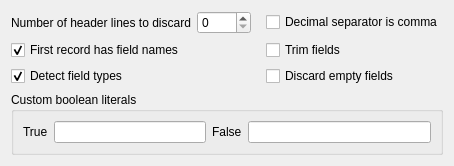
        <widget class="QgsCollapsibleGroupBox" name="recordOptionsGroupBox" native="true">
         <property name="sizePolicy">
          <sizepolicy hsizetype="Preferred" vsizetype="Fixed">
           <horstretch>0</horstretch>
           <verstretch>0</verstretch>
          </sizepolicy>
         </property>
         <property name="title" stdset="0">
          <string>Record and Fields Options</string>
         </property>
         <property name="collapsed" stdset="0">
          <bool>true</bool>
         </property>
         <layout class="QGridLayout" name="gridLayout_4">
          <item row="1" column="1">
           <widget class="QCheckBox" name="cbxTrimFields">
            <property name="toolTip">
             <string>Trim leading and trailing spaces from fields</string>
            </property>
            <property name="statusTip">
             <string>Trim leading and trailing spaces from fields</string>
            </property>
            <property name="text">
             <string>Trim fields</string>
            </property>
           </widget>
          </item>
          <item row="0" column="0">
           <layout class="QHBoxLayout" name="horizontalLayout_4">
            <property name="rightMargin">
             <number>9</number>
            </property>
            <item>
             <widget class="QLabel" name="label_4">
              <property name="sizePolicy">
               <sizepolicy hsizetype="Minimum" vsizetype="Preferred">
                <horstretch>0</horstretch>
                <verstretch>0</verstretch>
               </sizepolicy>
              </property>
              <property name="text">
               <string>Number of header lines to discard</string>
              </property>
              <property name="buddy">
               <cstring>rowCounter</cstring>
              </property>
             </widget>
            </item>
            <item>
             <widget class="QgsSpinBox" name="rowCounter">
              <property name="minimumSize">
               <size>
                <width>0</width>
                <height>0</height>
               </size>
              </property>
              <property name="maximumSize">
               <size>
                <width>16777215</width>
                <height>16777215</height>
               </size>
              </property>
              <property name="toolTip">
               <string>The number of lines to discard from the beginning of the file</string>
              </property>
              <property name="statusTip">
               <string>The number of lines to discard from the beginning of the file</string>
              </property>
              <property name="wrapping">
               <bool>false</bool>
              </property>
              <property name="maximum">
               <number>9999</number>
              </property>
              <property name="value">
               <number>0</number>
              </property>
             </widget>
            </item>
           </layout>
          </item>
          <item row="2" column="1">
           <widget class="QCheckBox" name="cbxSkipEmptyFields">
            <property name="toolTip">
             <string>Discard empty fields in each record</string>
            </property>
            <property name="statusTip">
             <string>Discard empty fields in each record</string>
            </property>
            <property name="text">
             <string>Discard empty fields</string>
            </property>
           </widget>
          </item>
          <item row="2" column="0">
           <widget class="QCheckBox" name="cbxDetectTypes">
            <property name="text">
             <string>Detect field types</string>
            </property>
            <property name="checked">
             <bool>true</bool>
            </property>
           </widget>
          </item>
          <item row="0" column="1">
           <widget class="QCheckBox" name="cbxPointIsComma">
            <property name="enabled">
             <bool>true</bool>
            </property>
            <property name="toolTip">
             <string>Number fields use comma for a decimal separator</string>
            </property>
            <property name="statusTip">
             <string>Number fields use comma for a decimal separator</string>
            </property>
            <property name="text">
             <string>Decimal separator is comma</string>
            </property>
           </widget>
          </item>
          <item row="1" column="0">
           <widget class="QCheckBox" name="cbxUseHeader">
            <property name="toolTip">
             <string>Field names are read from the first record. If not selected then fields are numbered</string>
            </property>
            <property name="statusTip">
             <string>Field names are read from the first record. If not selected then fields are numbered</string>
            </property>
            <property name="text">
             <string>First record has field names</string>
            </property>
            <property name="checked">
             <bool>true</bool>
            </property>
           </widget>
          </item>
          <item row="3" column="0" colspan="2">
           <widget class="QGroupBox" name="groupBox">
            <property name="toolTip">
             <string>&lt;html&gt;&lt;head/&gt;&lt;body&gt;&lt;p&gt;Columns filled with '0/1', 'true/false', 't/f', and 'yes/no' (case insensitive) are automatically detected as boolean fields. Additional values for TRUE and FALSE can be entered here.&lt;/p&gt;&lt;/body&gt;&lt;/html&gt;</string>
            </property>
            <property name="title">
             <string>Custom boolean literals</string>
            </property>
            <layout class="QHBoxLayout" name="horizontalLayout_10">
             <item>
              <layout class="QHBoxLayout" name="horizontalLayout_9">
               <item>
                <layout class="QHBoxLayout" name="horizontalLayout_8">
                 <item>
                  <widget class="QLabel" name="mBoolTrueLabel">
                   <property name="text">
                    <string>&lt;html&gt;&lt;head/&gt;&lt;body&gt;&lt;p&gt;True&lt;/p&gt;&lt;/body&gt;&lt;/html&gt;</string>
                   </property>
                  </widget>
                 </item>
                 <item>
                  <widget class="QLineEdit" name="mBooleanTrue">
                   <property name="toolTip">
                    <string>&lt;html&gt;&lt;head/&gt;&lt;body&gt;&lt;p&gt;Additional custom value that will be interpreted as TRUE&lt;/p&gt;&lt;/body&gt;&lt;/html&gt;</string>
                   </property>
                  </widget>
                 </item>
                </layout>
               </item>
               <item>
                <widget class="QLabel" name="mBooleanFalseLabel">
                 <property name="text">
                  <string>&lt;html&gt;&lt;head/&gt;&lt;body&gt;&lt;p&gt;False&lt;/p&gt;&lt;/body&gt;&lt;/html&gt;</string>
                 </property>
                </widget>
               </item>
               <item>
                <widget class="QLineEdit" name="mBooleanFalse">
                 <property name="toolTip">
                  <string>&lt;html&gt;&lt;head/&gt;&lt;body&gt;&lt;p&gt;Additional custom value that will be interpreted as FALSE&lt;/p&gt;&lt;/body&gt;&lt;/html&gt;</string>
                 </property>
                </widget>
               </item>
              </layout>
             </item>
            </layout>
           </widget>
          </item>
         </layout>
        </widget>
